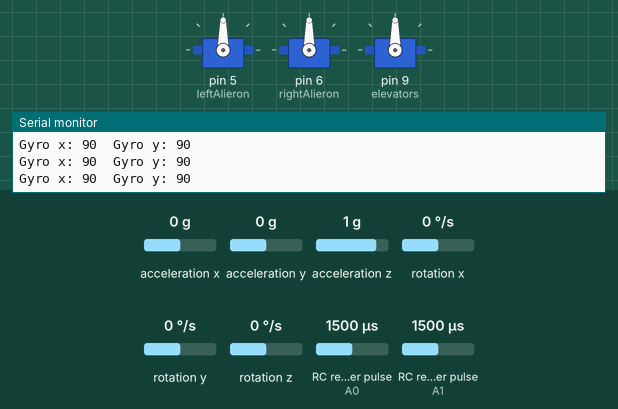
The sketch below on a simulated Arduino Uno, built with avr-gcc and run on an emulated ATmega328P. On the bench: 3 × servo, the last lines printed to the serial monitor. Wiring (inferred from the names in the program): 2 × RC receiver channel: data A0 / data A1. Inputs (shaded band) come from the test bench; at power-on: RC receiver pulse (sensors on A0, A1) 1500 µs, acceleration y 0 g, acceleration x 0 g, acceleration z 1 g, rotation x 0 °/s, rotation y 0 °/s, rotation z 0 °/s.

Above: at 1.2 s.
1.3 s: RC receiver pulse (sensor on A0) set to 1020 µs
At 2.7 s:
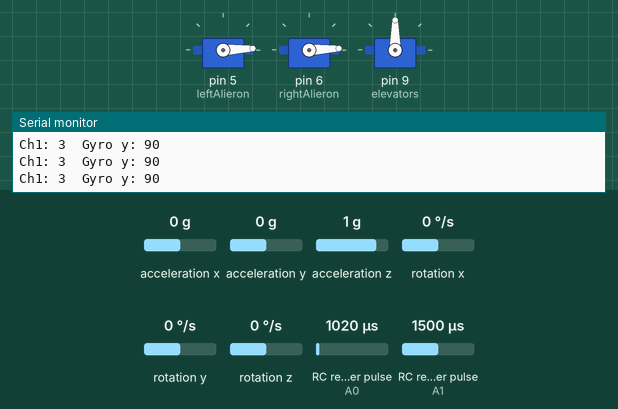
3.1 s: RC receiver pulse (sensor on A1) set to 1020 µs
At 3.6 s:
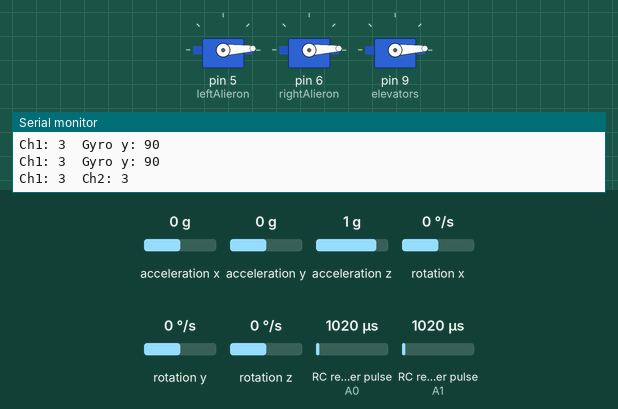
4.6 s: RC receiver pulse (sensor on A0) set to 1500 µs
At 5.8 s:
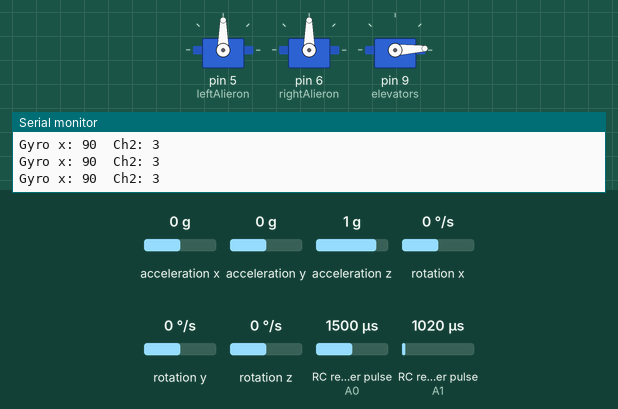
6.2 s: acceleration y set to -1.4 g
At 6.7 s:
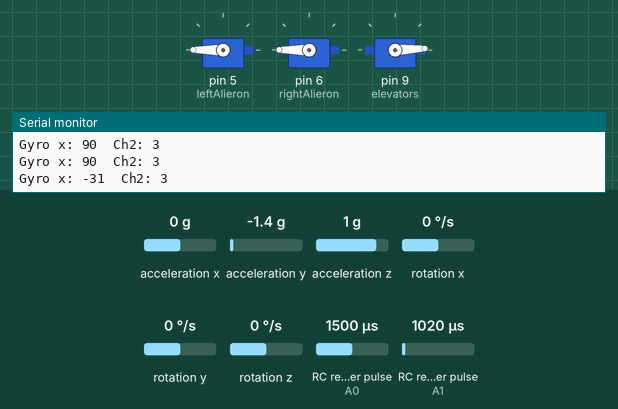
7.7 s: acceleration y set to -0.8 g
At 8.8 s:
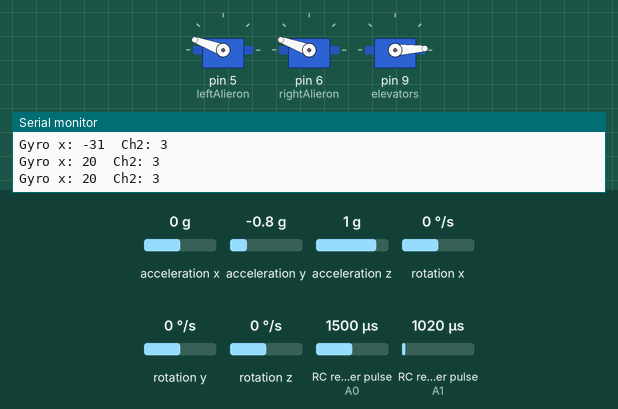
9.3 s: RC receiver pulse (sensor on A1) set to 1250 µs
At 9.8 s:
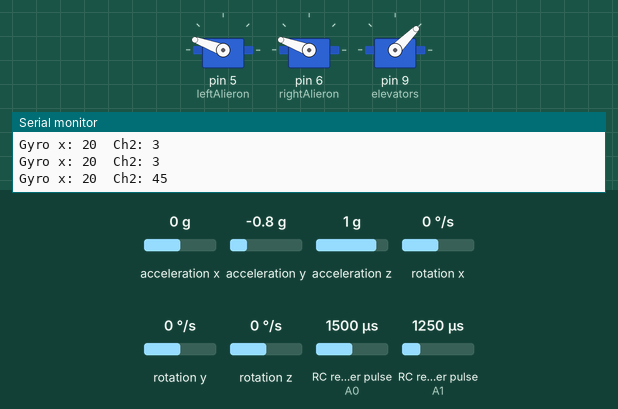
Timing chart, 0 to 11.9 s (numbered marks = the images above; inputs shaded):
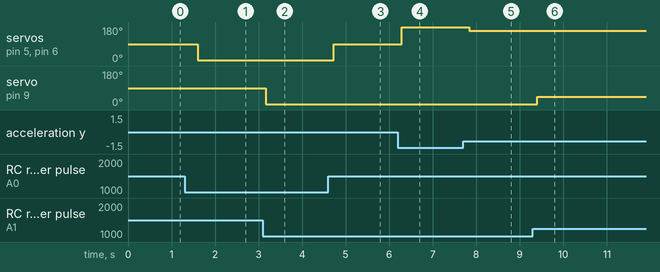

The sketch:

PlaneStabilizer_WithSerialOut.ino
```cpp
#include <Servo.h>
#include "I2Cdev.h"
#include "MPU6050.h"

#if I2CDEV_IMPLEMENTATION == I2CDEV_ARDUINO_WIRE
#include "Wire.h"
#endif

#define CH1 A0  //Get Chanel 1 receiver input for A0 pin
#define CH2 A1  //Get Chanel 2 receiver input for A0 pin

MPU6050 accelgyro;  // create object from MPU6050

int16_t gx, gy, gz;
int16_t ax, ay, az;

int x, y;  //Gyroscope values in degrees

#define OUTPUT_READABLE_ACCELGYRO

Servo leftAlieron;   // create servo object to control left alieron
Servo rightAlieron;  // create servo object to control right alieron
Servo elevators;     // create servo object to control elevators

int CH1Value, CH2Value;

void setup() {

// join I2C bus (I2Cdev library doesn't do this automatically)
#if I2CDEV_IMPLEMENTATION == I2CDEV_ARDUINO_WIRE
  Wire.begin();
#elif I2CDEV_IMPLEMENTATION == I2CDEV_BUILTIN_FASTWIRE
  Fastwire::setup(400, true);
#endif

  Serial.begin(9600);

  // initialize device
  Serial.println("Initializing I2C devices...");
  accelgyro.initialize();

  // verify connection
  Serial.println("Testing device connections...");
  Serial.println(accelgyro.testConnection() ? "MPU6050 connection successful" : "MPU6050 connection failed");


  pinMode(CH1, INPUT);
  pinMode(CH2, INPUT);

  leftAlieron.attach(5);   // attaches the servo on pin 9 to the servo object
  rightAlieron.attach(6);  // attaches the servo on pin 9 to the servo object
  elevators.attach(9);     // attaches the servo on pin 9 to the servo object

  accelgyro.getMotion6(&gx, &gy, &gz, &ax, &ay, &az);
}
void loop() {
  // read raw accel/gyro measurements from device
  accelgyro.getMotion6(&gx, &gy, &gz, &ax, &ay, &az);

  y = map(gx, -17000, 17000, 0, 180);  //Mapping the gyroscope values to servo values
  x = map(gy, -17000, 17000, 0, 180);  //Mapping the gyroscope values to servo values

  CH1Value = pulseIn(CH1, HIGH);                 //Get Chanel 1 from receiver values
  CH1Value = map(CH1Value, 1000, 2000, 0, 180);  //Mapping the Receiver values to servo values

  CH2Value = pulseIn(CH2, HIGH);                 //Get Chanel 2 from receiver values
  CH2Value = map(CH2Value, 1000, 2000, 0, 180);  //Mapping the Receiver values to servo values

  if (((CH1Value < 75) && (CH1Value >= 0)) || ((CH1Value > 105) && (CH1Value <= 180))) {  //Check the signal available for Channel 1

    leftAlieron.write(CH1Value);
    rightAlieron.write(CH1Value);
    Serial.print("Ch1: ");
    Serial.print(CH1Value);
  } else {  //If not get gyroscope signal
    leftAlieron.write(180 - x);
    rightAlieron.write(180 - x);
    Serial.print("Gyro x: ");
    Serial.print(x);
  }


  if (((CH2Value < 75) && (CH2Value >= 0)) || ((CH2Value > 105) && (CH2Value <= 180))) {  //Check the signal available for Channel 2

    elevators.write(CH2Value);
    Serial.print("  Ch2: ");
    Serial.println(CH2Value);
  } else {  //If not get gyroscope signal
    elevators.write(y);
    Serial.print("  Gyro y: ");
    Serial.println(y);
  }
  delay(500);
}
```

Measured:
- after the input at 1.3 s, servo on pin 5 (leftAlieron), servo on pin 6 (rightAlieron): 90° → 3° after 0.30 s
- after the input at 3.1 s, servo on pin 9 (elevators): 90° → 3° after 0.06 s
- after the input at 4.6 s, servo on pin 5 (leftAlieron), servo on pin 6 (rightAlieron): 3° → 90° after 0.12 s
- after the input at 6.2 s, servo on pin 5 (leftAlieron), servo on pin 6 (rightAlieron): 90° → 180° after 0.08 s
- after the input at 7.7 s, servo on pin 5 (leftAlieron), servo on pin 6 (rightAlieron): 180° → 160° after 0.14 s
- after the input at 9.3 s, servo on pin 9 (elevators): 3° → 45° after 0.10 s
